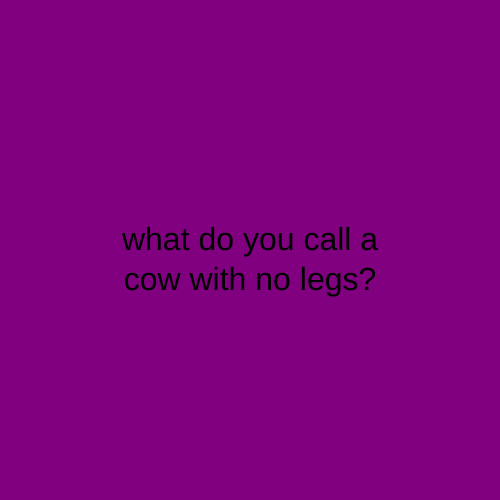
Frame 1 (no input)
Frame 60 (no input): identical to frame 1, image omitted
Frame 120 (the mouse pressed at the canvas centre since frame 60): identical to frame 1, image omitted

The p5.js sketch that drew this single still picture (run headless with seeded random() and noise() and a simulated clock; from frame 60 on, the mouse is pressed at the canvas centre):

// p5.js sketch
// ── sketch.js
let state = 0;

function setup() {
  createCanvas(500, 500);
  textAlign(CENTER);
  textSize(32);
}

function draw() {
  switch(state) {
    case 0:
    background('purple');
    text("what do you call a\ncow with no legs?", 250, 250);
    break;

    case 1:
    background('orange');
    text("ground beef", 250, 250);
    break;
  }
}

function mouseReleased() {
  state++;
  if (state > 1) {
    state = 0;
  }
}
